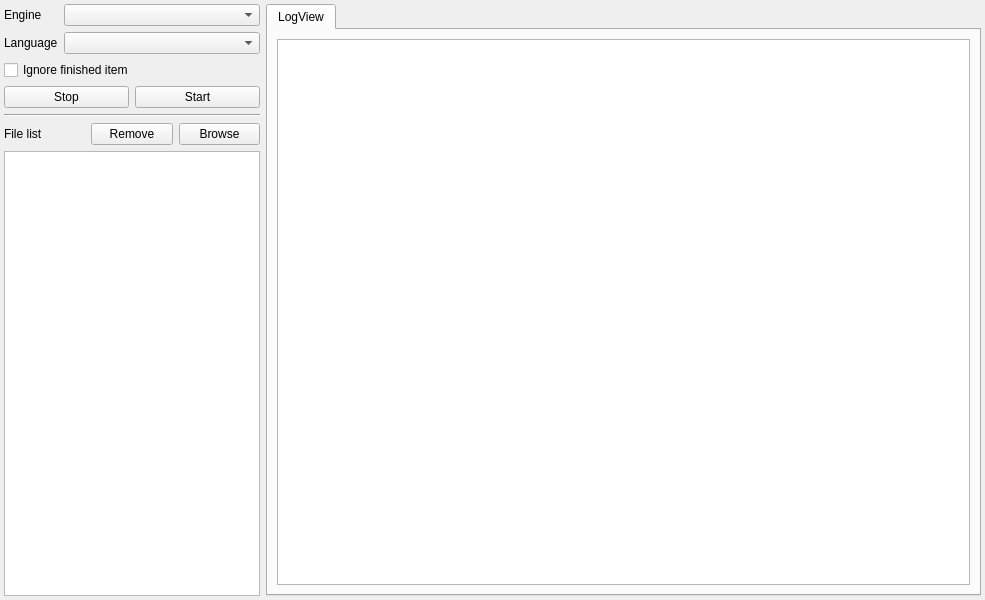
<?xml version="1.0" encoding="UTF-8"?>
<ui version="4.0">
 <class>MainWindow</class>
 <widget class="QMainWindow" name="MainWindow">
  <property name="geometry">
   <rect>
    <x>0</x>
    <y>0</y>
    <width>985</width>
    <height>600</height>
   </rect>
  </property>
  <property name="windowTitle">
   <string notr="true">MainWindow</string>
  </property>
  <widget class="QWidget" name="centralwidget">
   <layout class="QGridLayout" name="gridLayout">
    <property name="leftMargin">
     <number>4</number>
    </property>
    <property name="topMargin">
     <number>4</number>
    </property>
    <property name="rightMargin">
     <number>4</number>
    </property>
    <property name="bottomMargin">
     <number>4</number>
    </property>
    <item row="0" column="0">
     <widget class="QLabel" name="label">
      <property name="sizePolicy">
       <sizepolicy hsizetype="Fixed" vsizetype="Preferred">
        <horstretch>0</horstretch>
        <verstretch>0</verstretch>
       </sizepolicy>
      </property>
      <property name="text">
       <string>Engine</string>
      </property>
     </widget>
    </item>
    <item row="1" column="0">
     <widget class="QLabel" name="label_3">
      <property name="text">
       <string>Language</string>
      </property>
     </widget>
    </item>
    <item row="5" column="0" colspan="2">
     <layout class="QHBoxLayout" name="horizontalLayout_2">
      <item>
       <widget class="QLabel" name="label_2">
        <property name="text">
         <string>File list</string>
        </property>
       </widget>
      </item>
      <item>
       <widget class="QPushButton" name="pushButtonRemove">
        <property name="text">
         <string>Remove</string>
        </property>
       </widget>
      </item>
      <item>
       <widget class="QPushButton" name="pushButtonBrowse">
        <property name="text">
         <string>Browse</string>
        </property>
       </widget>
      </item>
     </layout>
    </item>
    <item row="3" column="0" colspan="2">
     <layout class="QHBoxLayout" name="horizontalLayout">
      <item>
       <widget class="QPushButton" name="pushButtonStop">
        <property name="text">
         <string>Stop</string>
        </property>
       </widget>
      </item>
      <item>
       <widget class="QPushButton" name="pushButtonStart">
        <property name="text">
         <string>Start</string>
        </property>
       </widget>
      </item>
     </layout>
    </item>
    <item row="4" column="0" colspan="2">
     <widget class="Line" name="line">
      <property name="orientation">
       <enum>Qt::Orientation::Horizontal</enum>
      </property>
     </widget>
    </item>
    <item row="2" column="0" colspan="2">
     <widget class="QCheckBox" name="checkBoxIgnored">
      <property name="text">
       <string>Ignore finished item</string>
      </property>
     </widget>
    </item>
    <item row="1" column="1">
     <widget class="QComboBox" name="comboBoxLanguage">
      <property name="toolTip">
       <string>Source Language</string>
      </property>
     </widget>
    </item>
    <item row="0" column="1">
     <widget class="QComboBox" name="comboBoxEngine"/>
    </item>
    <item row="0" column="2" rowspan="7">
     <widget class="QTabWidget" name="tabWidget">
      <property name="currentIndex">
       <number>0</number>
      </property>
      <widget class="QWidget" name="tab">
       <attribute name="title">
        <string>LogView</string>
       </attribute>
       <layout class="QGridLayout" name="gridLayout_2">
        <item row="0" column="0">
         <widget class="QTextBrowser" name="textBrowser"/>
        </item>
       </layout>
      </widget>
     </widget>
    </item>
    <item row="6" column="0" colspan="2">
     <widget class="QTableView" name="tableView"/>
    </item>
   </layout>
  </widget>
 </widget>
 <resources/>
 <connections/>
</ui>
